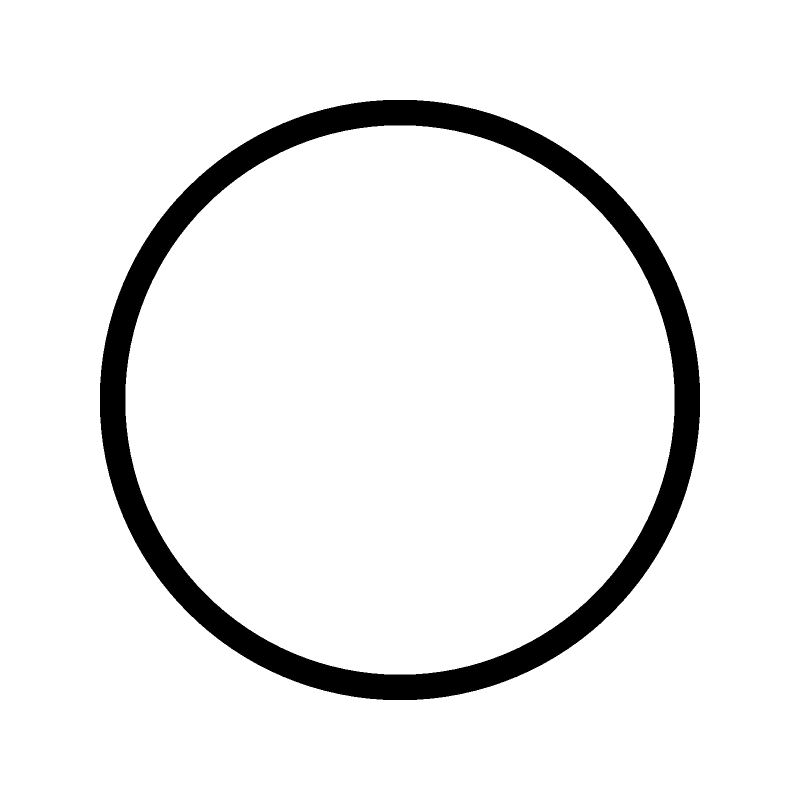
#> input picture SmallProjects/circle.png, 1600 x 1600 px (shown at 1/2 size)
$ python ShapeDetecting.py
#> lines starting #> are read from the running program, lines starting #| are printed output that depends on the picture; after the words box and inside, x2 and y2 are one past the last pixel; in counts of white or black regions, pixels touching at a corner belong together
import numpy as np
import cv2

img = cv2.imread('circle.png')
#> img is the input picture: shape (1600, 1600, 3); 92.8% white; 1 black region, box (x1, y1, x2, y2) and area: (200, 200, 1400, 1400) 184908
img = cv2.resize(img, (0,0), fx=0.5, fy=0.5)
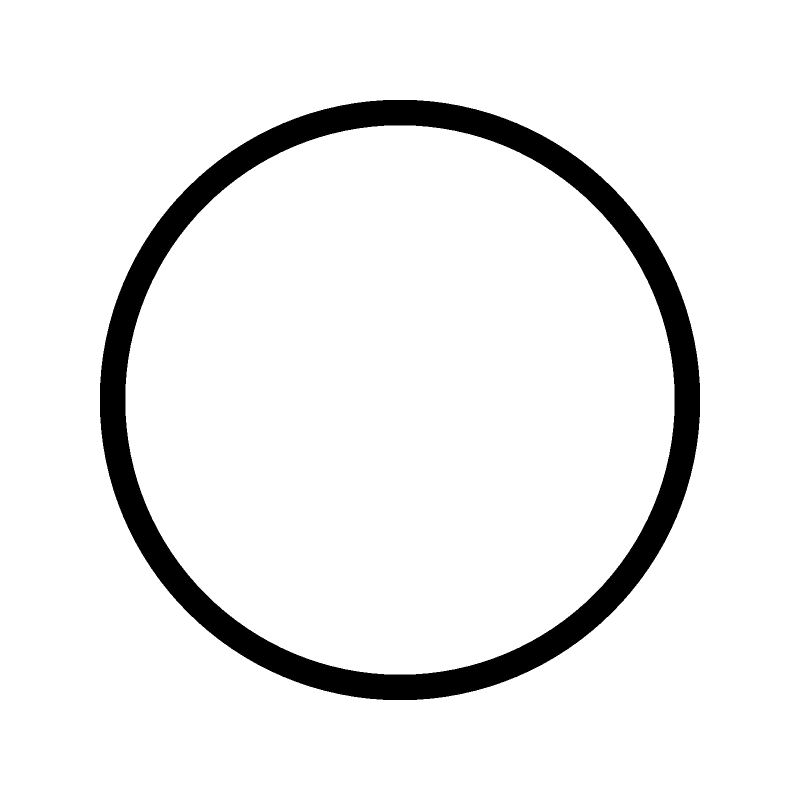
#> img: shape (800, 800, 3); min 0, max 255, mean 236.6
imgGrey = cv2.cvtColor(img, cv2.COLOR_BGR2GRAY)
_, thrash = cv2.threshold(imgGrey, 80, 255, cv2.THRESH_BINARY)
#> thrash: shape (800, 800); 92.9% white; 1 black region
contours, _ = cv2.findContours(thrash, cv2.RETR_TREE, cv2.CHAIN_APPROX_NONE)
#> contours = 3 contours; box (x1, y1, x2, y2) and area: (0, 0, 800, 800) 638401, (99, 99, 701, 701) 283881, (125, 125, 675, 675) 236527

cv2.drawContours(img, contours, -1, (0,0,0),2)
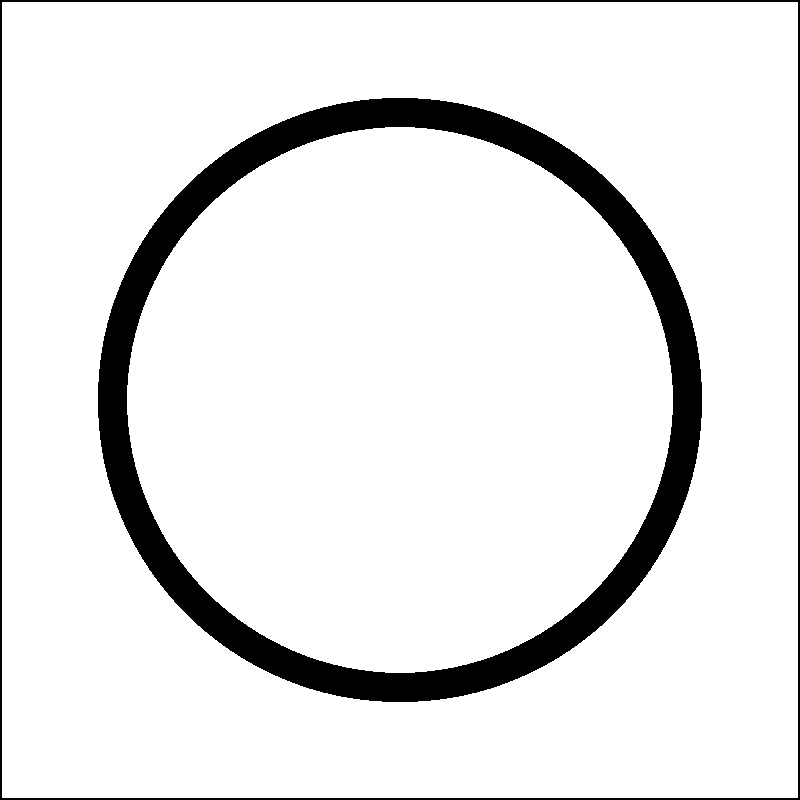
#> img: shape (800, 800, 3); 90.6% white; 2 black regions, box (x1, y1, x2, y2) and area: (98, 98, 702, 702) 53580, (0, 0, 800, 800) 6384

height, width = img.shape[0:2]
#> height = 800; width = 800
empty = np.ones([height, width, 3], 'uint8')*255

for contour in contours:
    approx = cv2.approxPolyDP(contour, 0.01* cv2.arcLength(contour, True), True)
    if len(approx) != 4:
        cv2.drawContours(img, [approx], 0, (0, 0, 0), -1)
#> this loop made 3 passes
#> approx on pass 1: [[0, 0], [0, 799], [799, 799], [799, 0]]
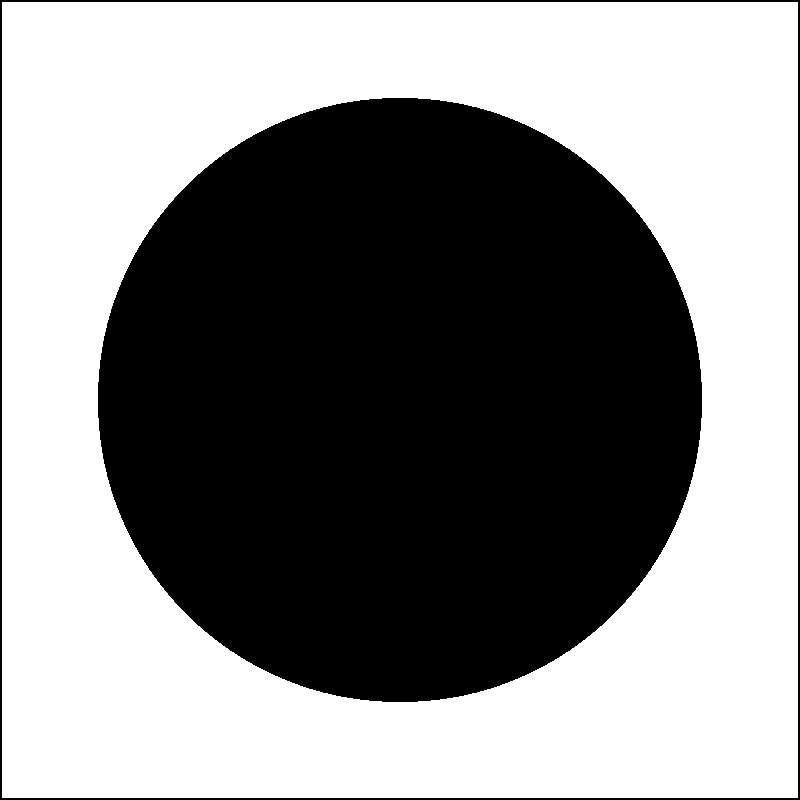
#> img: shape (800, 800, 3); 54.1% white; 2 black regions, box (x1, y1, x2, y2) and area: (98, 98, 702, 702) 287144, (0, 0, 800, 800) 6384

imgGrey = cv2.cvtColor(img, cv2.COLOR_BGR2GRAY)
#> imgGrey: shape (800, 800); 54.1% white; 2 black regions
_, thrash = cv2.threshold(imgGrey, 80, 255, cv2.THRESH_BINARY)
contours, _ = cv2.findContours(thrash, cv2.RETR_TREE, cv2.CHAIN_APPROX_NONE)
#> contours = 2 contours; box (x1, y1, x2, y2) and area: (2, 2, 798, 798) 632025, (97, 97, 703, 703) 287999

cv2.drawContours(img, contours, -1, (0,0,0),2)
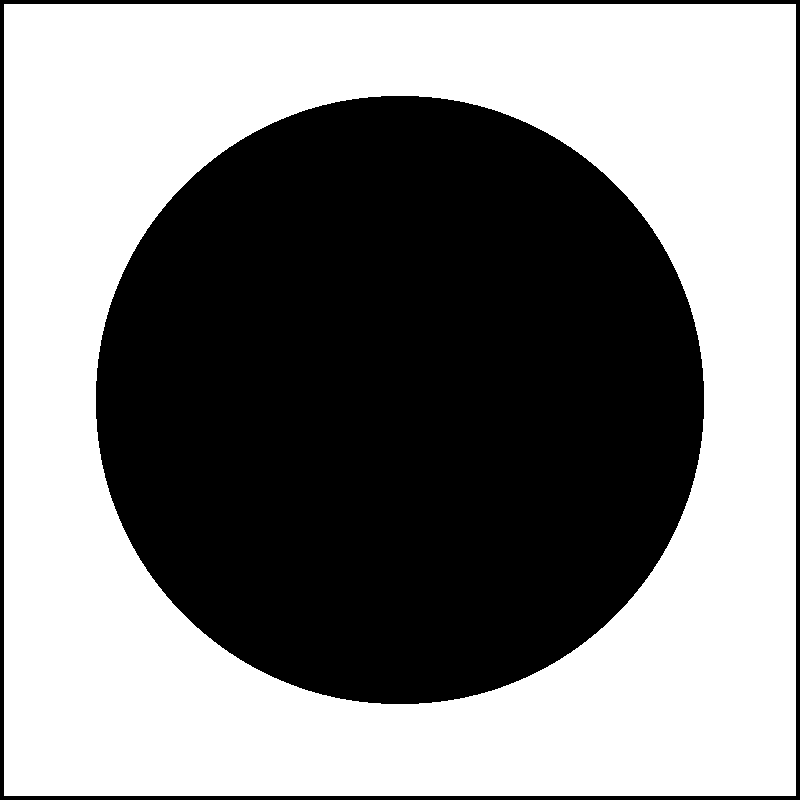
#> img: shape (800, 800, 3); 52.5% white; 2 black regions, box (x1, y1, x2, y2) and area: (96, 96, 704, 704) 291284, (0, 0, 800, 800) 12736

for contour in contours:
    approx = cv2.approxPolyDP(contour, 0.01* cv2.arcLength(contour, True), True)
    print(len(approx))
    x = approx.ravel()[0]
    y = approx.ravel()[1] - 5
    if len(approx) > 14:
        cv2.putText(img, "Circle", (x, y), cv2.FONT_HERSHEY_COMPLEX, 0.5, (255, 0, 0))
#> this loop made 2 passes
#> (approx, x, y) on pass 1: ([[2, 2], [2, 797], [797, 797], [797, 2]], 2, -3)
#> (x, y) on pass 2: (382, 92)
#| 4
#| 16
#> img: shape (800, 800, 3); 0.02% of pixels changed, all inside (x1, y1, x2, y2) = (384, 82, 431, 93)


cv2.imshow("shapes", img)
cv2.waitKey(0)
cv2.destroyAllWindows()

$ run again, with SmallProjects/ar.png copied over SmallProjects/circle.png
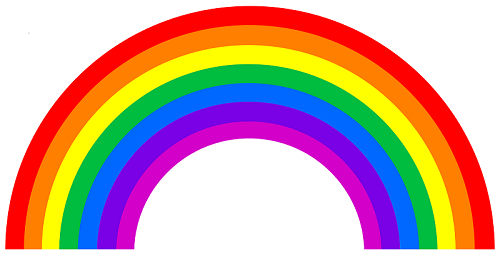
#> input picture SmallProjects/ar.png, 500 x 256 px
#> img is the input picture: shape (256, 500, 3); mean B, G, R 157.6, 167.1, 204.4
#> `_, thrash = cv2.threshold(imgGrey, 80, 255, cv2.THRESH_BINARY)`:
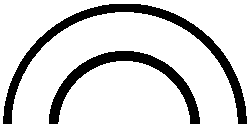
#> thrash: shape (128, 250); 83.3% white; 2 black regions
#> `contours, _ = cv2.findContours(thrash, cv2.RETR_TREE, cv2.CHAIN_APPROX..`: contours = 3 contours; box (x1, y1, x2, y2) and area: (0, 0, 250, 128) 31623, (2, 3, 248, 125) 3520, (48, 50, 201, 125) 2362
#> the loop `for contour in contours:` made 3 passes
#> approx on pass 1: [[0, 0], [0, 127], [249, 127], [249, 0]]
#> `contours, _ = cv2.findContours(thrash, cv2.RETR_TREE, cv2.CHAIN_APPROX..`: contours = 4 contours; box (x1, y1, x2, y2) and area: (13, 14, 237, 126) 9224, (59, 63, 189, 126) 6074, (2, 2, 108, 105) 2914, (142, 2, 248, 105) 2912
#> `cv2.drawContours(img, contours, -1, (0,0,0),2)`:
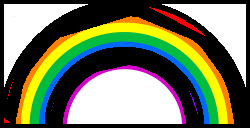
#> img: shape (128, 250, 3); mean B, G, R 96.8, 124.5, 117
#> the loop `for contour in contours:` made 4 passes
#> (x, y) on passes 1 to 4: (188, 120), (236, 120), (142, -3), (2, 99)
#> (printed output is left out)

$ run again, with SmallProjects/shapes.png copied over SmallProjects/circle.png
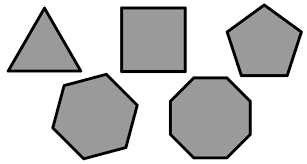
#> input picture SmallProjects/shapes.png, 307 x 164 px
#> img is the input picture: shape (164, 307, 3); min 0, max 255, mean 199.9
#> `_, thrash = cv2.threshold(imgGrey, 80, 255, cv2.THRESH_BINARY)`:
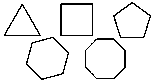
#> thrash: shape (82, 154); 93.5% white; black in thin lines or dots
#> `contours, _ = cv2.findContours(thrash, cv2.RETR_TREE, cv2.CHAIN_APPROX..`: contours = 20 contours, 10 with area under 20; largest, box (x1, y1, x2, y2) and area: (0, 0, 154, 82) 12393, (25, 36, 70, 81) 1372, (59, 2, 94, 37) 1152, (27, 38, 68, 78) 1084, (62, 5, 92, 35) 841
#> the loop `for contour in contours:` made 20 passes
#> approx on passes 1, 2, 3, 6, 7, 8, 9, 10: [[0, 0], [0, 81], [153, 81], [153, 0]], [[94, 77], [95, 76], [96, 77], [95, 78]], [[93, 76], [94, 75], [95, 76], [94, 77]], [[85, 49], [86, 48], [87, 49], [86, 50]], [[86, 48], [87, 47], [88, 48], [87, 49]], [[87, 47], [88, 46], [89, 47], [88, 48]], [[88, 46], [89, 45], [90, 46], [89, 47]], [[89, 45], [90, 44], [91, 45], [90, 46]]
#> `contours, _ = cv2.findContours(thrash, cv2.RETR_TREE, cv2.CHAIN_APPROX..`: contours = 8 contours; box (x1, y1, x2, y2) and area: (95, 2, 152, 80) 1692, (24, 2, 94, 80) 1510, (2, 37, 38, 80) 1042, (88, 42, 122, 76) 917, (117, 7, 147, 35) 558, (9, 10, 35, 33) 270, (2, 2, 20, 33) 248, (137, 2, 152, 13) 70
#> `cv2.drawContours(img, contours, -1, (0,0,0),2)`:
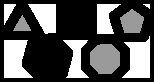
#> img: shape (82, 154, 3); min 0, max 255, mean 82.4
#> the loop `for contour in contours:` made 8 passes
#> (x, y) on passes 1, 2, 4, 6, 7: (96, 38), (2, 32), (117, 12), (95, -3), (24, -3)
#> (printed output is left out)
